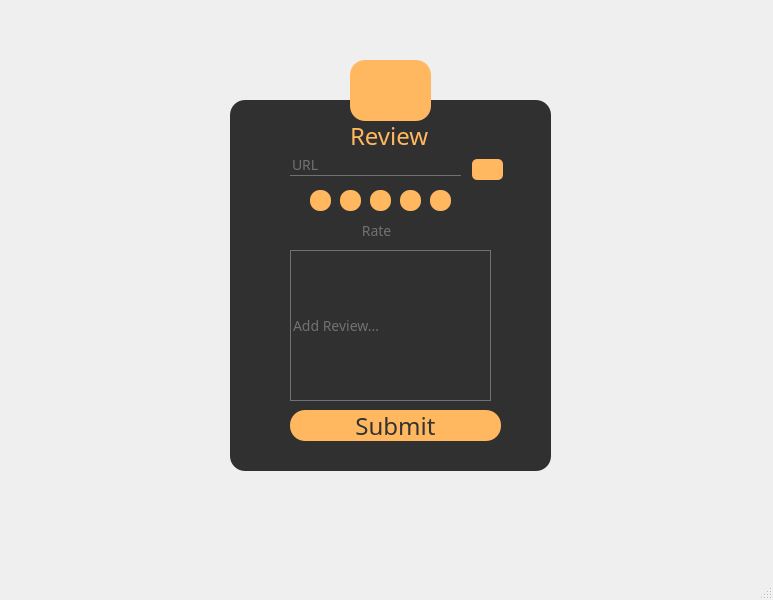
<?xml version="1.0" encoding="UTF-8"?>
<ui version="4.0">
 <class>ReviewWindow</class>
 <widget class="QMainWindow" name="ReviewWindow">
  <property name="geometry">
   <rect>
    <x>0</x>
    <y>0</y>
    <width>773</width>
    <height>600</height>
   </rect>
  </property>
  <property name="windowTitle">
   <string>MainWindow</string>
  </property>
  <property name="styleSheet">
   <string notr="true">*{
	font-family:century gothic;
	font-size:24px;
}
QFrame
{
	background:rgba(0,0,0,0.8);
	border-radius:15px
	
}
#ReviewWindow{
	border-image: url(:/lol/nassam.jpg);
}
QToolButton
{
	background:#ffb860;
	border-radius:15px;
}

QLabel
{
	color:#ffb860;
	background:transparent;
}
QPushButton
{
	color:#333;
	border-radius:15px;
	background:#ffb860;
}
QPushButton:hover
{
	color:#333;
	border-radius:15px;
	background:white;
}
QLineEdit
{
background:transparent;
border:none;
color:#717072;
border-bottom:1px solid #717072;
font-size:14px;
}</string>
  </property>
  <widget class="QWidget" name="centralwidget">
   <widget class="QFrame" name="frame">
    <property name="geometry">
     <rect>
      <x>230</x>
      <y>100</y>
      <width>321</width>
      <height>371</height>
     </rect>
    </property>
    <property name="frameShape">
     <enum>QFrame::StyledPanel</enum>
    </property>
    <property name="frameShadow">
     <enum>QFrame::Raised</enum>
    </property>
    <widget class="QLabel" name="label">
     <property name="geometry">
      <rect>
       <x>120</x>
       <y>20</y>
       <width>101</width>
       <height>31</height>
      </rect>
     </property>
     <property name="text">
      <string>Review</string>
     </property>
    </widget>
    <widget class="QPushButton" name="pushButton">
     <property name="geometry">
      <rect>
       <x>60</x>
       <y>310</y>
       <width>211</width>
       <height>31</height>
      </rect>
     </property>
     <property name="text">
      <string>Submit</string>
     </property>
    </widget>
    <widget class="QLineEdit" name="lineEdit">
     <property name="enabled">
      <bool>true</bool>
     </property>
     <property name="geometry">
      <rect>
       <x>60</x>
       <y>55</y>
       <width>171</width>
       <height>21</height>
      </rect>
     </property>
     <property name="font">
      <font>
       <family>century gothic</family>
       <pointsize>-1</pointsize>
      </font>
     </property>
     <property name="text">
      <string>URL</string>
     </property>
    </widget>
    <widget class="QToolButton" name="toolButton_2">
     <property name="geometry">
      <rect>
       <x>242</x>
       <y>59</y>
       <width>31</width>
       <height>21</height>
      </rect>
     </property>
     <property name="styleSheet">
      <string notr="true">QToolButton
{
	background:#ffb860;
	border-radius:5px;
}</string>
     </property>
     <property name="text">
      <string/>
     </property>
     <property name="icon">
      <iconset resource="images1.qrc">
       <normaloff>:/pref1/images/SearchIcon.jpeg</normaloff>:/pref1/images/SearchIcon.jpeg</iconset>
     </property>
    </widget>
    <widget class="QLineEdit" name="lineEdit_2">
     <property name="geometry">
      <rect>
       <x>60</x>
       <y>150</y>
       <width>201</width>
       <height>151</height>
      </rect>
     </property>
     <property name="styleSheet">
      <string notr="true">QLineEdit
{
background:transparent;
border:none;
color:#717072;
border-bottom:1px solid #717072;
border-top:1px solid #717072;
border-left:1px solid #717072;
border-right:1px solid #717072;
font-size:14px;

}</string>
     </property>
     <property name="text">
      <string>Add Review...</string>
     </property>
    </widget>
    <widget class="QToolButton" name="toolButton_4">
     <property name="geometry">
      <rect>
       <x>170</x>
       <y>90</y>
       <width>21</width>
       <height>21</height>
      </rect>
     </property>
     <property name="styleSheet">
      <string notr="true">QToolButton
{
	background:#ffb860;
	border-radius:10px;
}</string>
     </property>
     <property name="text">
      <string/>
     </property>
     <property name="icon">
      <iconset resource="images1.qrc">
       <normaloff>:/pref1/images/StarIcon.jpeg</normaloff>:/pref1/images/StarIcon.jpeg</iconset>
     </property>
     <property name="iconSize">
      <size>
       <width>15</width>
       <height>15</height>
      </size>
     </property>
    </widget>
    <widget class="QLineEdit" name="lineEdit_3">
     <property name="enabled">
      <bool>true</bool>
     </property>
     <property name="geometry">
      <rect>
       <x>90</x>
       <y>120</y>
       <width>121</width>
       <height>21</height>
      </rect>
     </property>
     <property name="font">
      <font>
       <family>century gothic</family>
       <pointsize>-1</pointsize>
      </font>
     </property>
     <property name="styleSheet">
      <string notr="true">QLineEdit
{
background:transparent;
border:none;
color:#717072;
font-size:14px;
}</string>
     </property>
     <property name="text">
      <string>           Rate</string>
     </property>
    </widget>
    <widget class="QToolButton" name="toolButton_9">
     <property name="geometry">
      <rect>
       <x>80</x>
       <y>90</y>
       <width>21</width>
       <height>21</height>
      </rect>
     </property>
     <property name="styleSheet">
      <string notr="true">QToolButton
{
	background:#ffb860;
	border-radius:10px;
}</string>
     </property>
     <property name="text">
      <string/>
     </property>
     <property name="icon">
      <iconset resource="images1.qrc">
       <normaloff>:/pref1/images/StarIcon.jpeg</normaloff>:/pref1/images/StarIcon.jpeg</iconset>
     </property>
     <property name="iconSize">
      <size>
       <width>15</width>
       <height>15</height>
      </size>
     </property>
    </widget>
    <widget class="QToolButton" name="toolButton_10">
     <property name="geometry">
      <rect>
       <x>140</x>
       <y>90</y>
       <width>21</width>
       <height>21</height>
      </rect>
     </property>
     <property name="styleSheet">
      <string notr="true">QToolButton
{
	background:#ffb860;
	border-radius:10px;
}</string>
     </property>
     <property name="text">
      <string/>
     </property>
     <property name="icon">
      <iconset resource="images1.qrc">
       <normaloff>:/pref1/images/StarIcon.jpeg</normaloff>:/pref1/images/StarIcon.jpeg</iconset>
     </property>
     <property name="iconSize">
      <size>
       <width>15</width>
       <height>15</height>
      </size>
     </property>
    </widget>
    <widget class="QToolButton" name="toolButton_11">
     <property name="geometry">
      <rect>
       <x>110</x>
       <y>90</y>
       <width>21</width>
       <height>21</height>
      </rect>
     </property>
     <property name="styleSheet">
      <string notr="true">QToolButton
{
	background:#ffb860;
	border-radius:10px;
}</string>
     </property>
     <property name="text">
      <string/>
     </property>
     <property name="icon">
      <iconset resource="images1.qrc">
       <normaloff>:/pref1/images/StarIcon.jpeg</normaloff>:/pref1/images/StarIcon.jpeg</iconset>
     </property>
     <property name="iconSize">
      <size>
       <width>15</width>
       <height>15</height>
      </size>
     </property>
    </widget>
    <widget class="QToolButton" name="toolButton_5">
     <property name="geometry">
      <rect>
       <x>200</x>
       <y>90</y>
       <width>21</width>
       <height>21</height>
      </rect>
     </property>
     <property name="styleSheet">
      <string notr="true">QToolButton
{
	background:#ffb860;
	border-radius:10px;
}</string>
     </property>
     <property name="text">
      <string/>
     </property>
     <property name="icon">
      <iconset resource="images1.qrc">
       <normaloff>:/pref1/images/StarIcon.jpeg</normaloff>:/pref1/images/StarIcon.jpeg</iconset>
     </property>
     <property name="iconSize">
      <size>
       <width>15</width>
       <height>15</height>
      </size>
     </property>
    </widget>
   </widget>
   <widget class="QToolButton" name="toolButton">
    <property name="geometry">
     <rect>
      <x>350</x>
      <y>60</y>
      <width>81</width>
      <height>61</height>
     </rect>
    </property>
    <property name="text">
     <string/>
    </property>
    <property name="icon">
     <iconset resource="images1.qrc">
      <normaloff>:/pref1/images/AddReviewsIcon.jpeg</normaloff>:/pref1/images/AddReviewsIcon.jpeg</iconset>
    </property>
    <property name="iconSize">
     <size>
      <width>35</width>
      <height>35</height>
     </size>
    </property>
   </widget>
  </widget>
  <widget class="QStatusBar" name="statusbar"/>
 </widget>
 <resources>
  <include location="images1.qrc"/>
 </resources>
 <connections/>
</ui>
